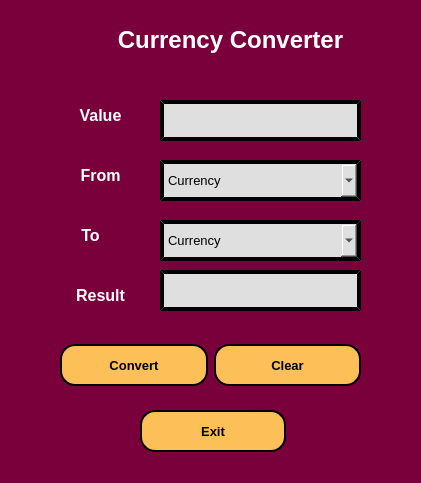
<?xml version="1.0" encoding="UTF-8"?>
<ui version="4.0">
 <class>MainWindow</class>
 <widget class="QMainWindow" name="MainWindow">
  <property name="geometry">
   <rect>
    <x>0</x>
    <y>0</y>
    <width>421</width>
    <height>483</height>
   </rect>
  </property>
  <property name="windowTitle">
   <string>Currency Converter</string>
  </property>
  <property name="styleSheet">
   <string notr="true">background-color: rgb(122, 0, 60);</string>
  </property>
  <widget class="QWidget" name="centralwidget">
   <widget class="QLabel" name="label_4">
    <property name="geometry">
     <rect>
      <x>60</x>
      <y>280</y>
      <width>81</width>
      <height>31</height>
     </rect>
    </property>
    <property name="font">
     <font>
      <pointsize>12</pointsize>
      <weight>75</weight>
      <bold>true</bold>
     </font>
    </property>
    <property name="text">
     <string>&lt;html&gt;&lt;head/&gt;&lt;body&gt;&lt;p align=&quot;center&quot;&gt;&lt;span style=&quot; color:#ffffff;&quot;&gt;Result&lt;/span&gt;&lt;/p&gt;&lt;/body&gt;&lt;/html&gt;</string>
    </property>
   </widget>
   <widget class="QLineEdit" name="line1">
    <property name="geometry">
     <rect>
      <x>160</x>
      <y>100</y>
      <width>201</width>
      <height>41</height>
     </rect>
    </property>
    <property name="font">
     <font>
      <pointsize>10</pointsize>
     </font>
    </property>
    <property name="styleSheet">
     <string notr="true">background-color: rgb(223, 223, 223);
border-style: outset;
border-width: 4px;
border-color: black;
color: black;
padding: 4px;</string>
    </property>
    <property name="maxLength">
     <number>80</number>
    </property>
   </widget>
   <widget class="QLabel" name="label_2">
    <property name="geometry">
     <rect>
      <x>60</x>
      <y>160</y>
      <width>81</width>
      <height>31</height>
     </rect>
    </property>
    <property name="font">
     <font>
      <pointsize>12</pointsize>
      <weight>75</weight>
      <bold>true</bold>
     </font>
    </property>
    <property name="text">
     <string>&lt;html&gt;&lt;head/&gt;&lt;body&gt;&lt;p align=&quot;center&quot;&gt;&lt;span style=&quot; color:#ffffff;&quot;&gt;From&lt;/span&gt;&lt;/p&gt;&lt;/body&gt;&lt;/html&gt;</string>
    </property>
   </widget>
   <widget class="QLineEdit" name="line2">
    <property name="geometry">
     <rect>
      <x>160</x>
      <y>270</y>
      <width>201</width>
      <height>41</height>
     </rect>
    </property>
    <property name="font">
     <font>
      <pointsize>10</pointsize>
     </font>
    </property>
    <property name="styleSheet">
     <string notr="true">background-color: rgb(223, 223, 223);
border-style: outset;
border-width: 4px;
border-color: black;
color: black;
padding: 4px;</string>
    </property>
    <property name="readOnly">
     <bool>true</bool>
    </property>
   </widget>
   <widget class="QComboBox" name="comboBox1">
    <property name="geometry">
     <rect>
      <x>160</x>
      <y>160</y>
      <width>201</width>
      <height>41</height>
     </rect>
    </property>
    <property name="font">
     <font>
      <pointsize>10</pointsize>
     </font>
    </property>
    <property name="styleSheet">
     <string notr="true">background-color: rgb(223, 223, 223);
border-style: outset;
border-width: 4px;
border-color: black;
color: black;
padding: 4px;</string>
    </property>
    <property name="currentText">
     <string>Currency</string>
    </property>
    <property name="currentIndex">
     <number>0</number>
    </property>
    <item>
     <property name="text">
      <string>Currency</string>
     </property>
    </item>
    <item>
     <property name="text">
      <string>US Dollars</string>
     </property>
    </item>
    <item>
     <property name="text">
      <string>Euros</string>
     </property>
    </item>
    <item>
     <property name="text">
      <string>Jap Yen</string>
     </property>
    </item>
    <item>
     <property name="text">
      <string>Pounds</string>
     </property>
    </item>
    <item>
     <property name="text">
      <string>CA Dollars</string>
     </property>
    </item>
   </widget>
   <widget class="QLabel" name="label">
    <property name="geometry">
     <rect>
      <x>60</x>
      <y>100</y>
      <width>81</width>
      <height>31</height>
     </rect>
    </property>
    <property name="font">
     <font>
      <pointsize>12</pointsize>
      <weight>75</weight>
      <bold>true</bold>
     </font>
    </property>
    <property name="text">
     <string>&lt;html&gt;&lt;head/&gt;&lt;body&gt;&lt;p align=&quot;center&quot;&gt;&lt;span style=&quot; color:#ffffff;&quot;&gt;Value&lt;/span&gt;&lt;/p&gt;&lt;/body&gt;&lt;/html&gt;</string>
    </property>
   </widget>
   <widget class="QLabel" name="label_3">
    <property name="geometry">
     <rect>
      <x>60</x>
      <y>220</y>
      <width>61</width>
      <height>31</height>
     </rect>
    </property>
    <property name="font">
     <font>
      <pointsize>12</pointsize>
      <weight>75</weight>
      <bold>true</bold>
     </font>
    </property>
    <property name="text">
     <string>&lt;html&gt;&lt;head/&gt;&lt;body&gt;&lt;p align=&quot;center&quot;&gt;&lt;span style=&quot; color:#ffffff;&quot;&gt;To&lt;/span&gt;&lt;/p&gt;&lt;/body&gt;&lt;/html&gt;</string>
    </property>
   </widget>
   <widget class="QComboBox" name="comboBox2">
    <property name="geometry">
     <rect>
      <x>160</x>
      <y>220</y>
      <width>201</width>
      <height>41</height>
     </rect>
    </property>
    <property name="font">
     <font>
      <pointsize>10</pointsize>
     </font>
    </property>
    <property name="styleSheet">
     <string notr="true">background-color: rgb(223, 223, 223);
border-style: outset;
border-width: 4px;
border-color: black;
color: black;
padding: 4px;</string>
    </property>
    <property name="currentIndex">
     <number>0</number>
    </property>
    <item>
     <property name="text">
      <string>Currency</string>
     </property>
    </item>
    <item>
     <property name="text">
      <string>US Dollars</string>
     </property>
    </item>
    <item>
     <property name="text">
      <string>Euros</string>
     </property>
    </item>
    <item>
     <property name="text">
      <string>Jap Yen</string>
     </property>
    </item>
    <item>
     <property name="text">
      <string>Pounds</string>
     </property>
    </item>
    <item>
     <property name="text">
      <string>CA Dollars</string>
     </property>
    </item>
   </widget>
   <widget class="QWidget" name="layoutWidget">
    <property name="geometry">
     <rect>
      <x>60</x>
      <y>330</y>
      <width>301</width>
      <height>71</height>
     </rect>
    </property>
    <layout class="QHBoxLayout" name="horizontalLayout">
     <item>
      <widget class="QPushButton" name="cvt_btn">
       <property name="font">
        <font>
         <pointsize>10</pointsize>
         <weight>75</weight>
         <bold>true</bold>
        </font>
       </property>
       <property name="cursor">
        <cursorShape>PointingHandCursor</cursorShape>
       </property>
       <property name="styleSheet">
        <string notr="true">background-color: rgb(253, 191, 87);
height: 30px;
border-style: outset;
border-width: 2px;
border-radius: 15px;
border-color: black;
padding: 4px;</string>
       </property>
       <property name="text">
        <string>Convert</string>
       </property>
       <property name="shortcut">
        <string>Return, Enter</string>
       </property>
      </widget>
     </item>
     <item>
      <widget class="QPushButton" name="clear_btn">
       <property name="font">
        <font>
         <pointsize>10</pointsize>
         <weight>75</weight>
         <bold>true</bold>
        </font>
       </property>
       <property name="cursor">
        <cursorShape>PointingHandCursor</cursorShape>
       </property>
       <property name="styleSheet">
        <string notr="true">background-color: rgb(253, 191, 87);
height: 30px;
border-style: outset;
border-width: 2px;
border-radius: 15px;
border-color: black;
padding: 4px;</string>
       </property>
       <property name="text">
        <string>Clear</string>
       </property>
       <property name="shortcut">
        <string>Esc</string>
       </property>
      </widget>
     </item>
    </layout>
   </widget>
   <widget class="QPushButton" name="exit_btn">
    <property name="geometry">
     <rect>
      <x>140</x>
      <y>410</y>
      <width>146</width>
      <height>42</height>
     </rect>
    </property>
    <property name="font">
     <font>
      <pointsize>10</pointsize>
      <weight>75</weight>
      <bold>true</bold>
     </font>
    </property>
    <property name="cursor">
     <cursorShape>PointingHandCursor</cursorShape>
    </property>
    <property name="styleSheet">
     <string notr="true">background-color: rgb(253, 191, 87);
height: 30px;
border-style: outset;
border-width: 2px;
border-radius: 15px;
border-color: black;
padding: 4px;</string>
    </property>
    <property name="text">
     <string>Exit</string>
    </property>
    <property name="shortcut">
     <string>Esc</string>
    </property>
   </widget>
   <widget class="QLabel" name="label_6">
    <property name="geometry">
     <rect>
      <x>80</x>
      <y>10</y>
      <width>301</width>
      <height>61</height>
     </rect>
    </property>
    <property name="font">
     <font>
      <pointsize>18</pointsize>
      <weight>75</weight>
      <bold>true</bold>
     </font>
    </property>
    <property name="text">
     <string>&lt;html&gt;&lt;head/&gt;&lt;body&gt;&lt;p align=&quot;center&quot;&gt;&lt;span style=&quot; color:#ffffff;&quot;&gt;Currency Converter&lt;/span&gt;&lt;/p&gt;&lt;/body&gt;&lt;/html&gt;</string>
    </property>
   </widget>
  </widget>
  <widget class="QStatusBar" name="statusbar"/>
 </widget>
 <resources/>
 <connections/>
</ui>
